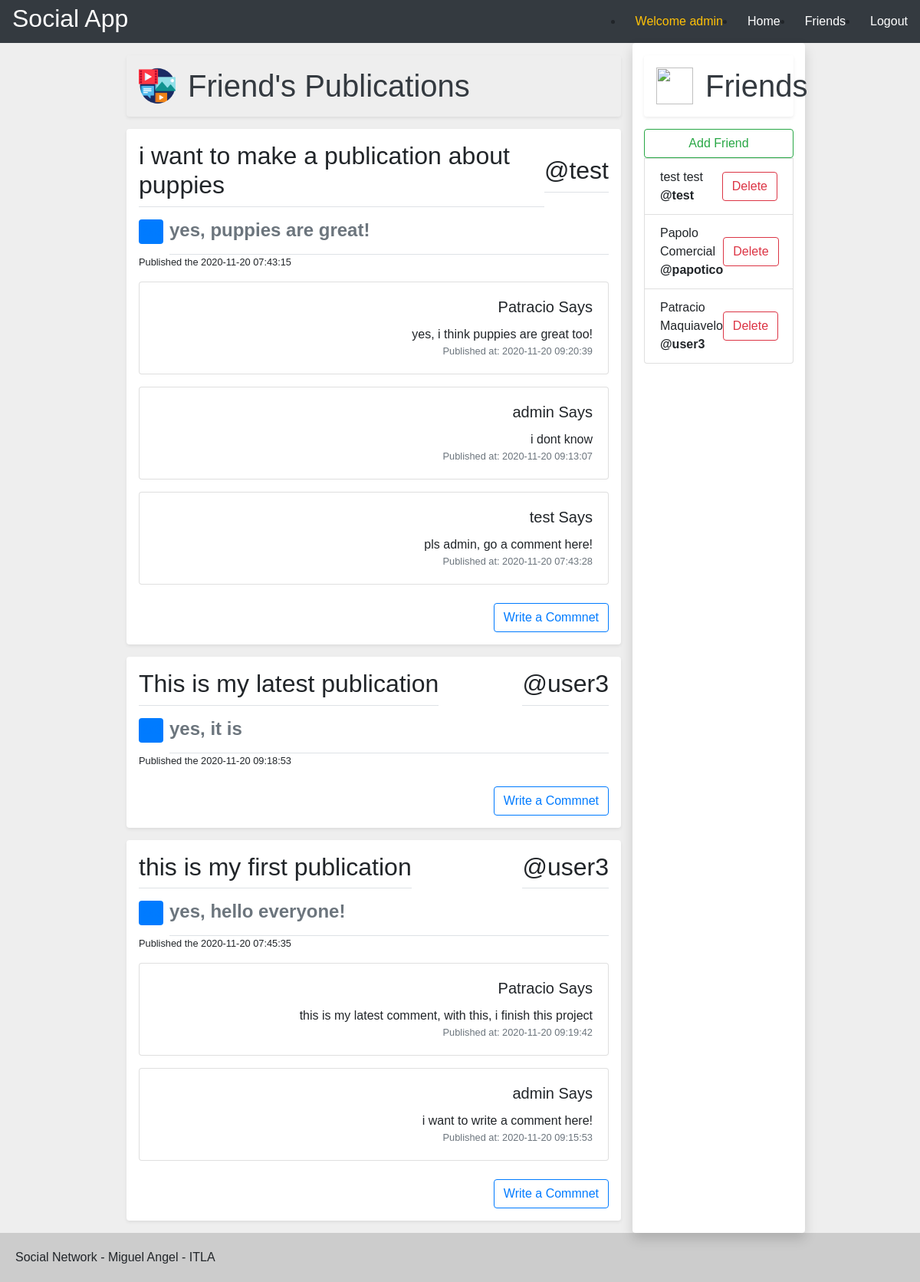
/friends (signed in), run on the app's committed database.
### tables this page shows
CREATE TABLE `publication` (
  `id` int(11) NOT NULL,
  `owner` int(11) DEFAULT NULL,
  `title` varchar(200) DEFAULT NULL,
  `body` text DEFAULT NULL,
  `date` timestamp NULL DEFAULT NULL
);

CREATE TABLE `comment` (
  `id` int(11) NOT NULL,
  `owner` int(11) DEFAULT NULL,
  `publication` int(11) DEFAULT NULL,
  `body` text DEFAULT NULL,
  `date` timestamp NULL DEFAULT NULL
);

CREATE TABLE `user` (
  `id` int(11) NOT NULL,
  `username` varchar(200) DEFAULT NULL,
  `password` varchar(200) DEFAULT NULL,
  `firstname` varchar(200) DEFAULT NULL,
  `lastname` varchar(200) DEFAULT NULL,
  `email` varchar(200) DEFAULT NULL,
  `phone` varchar(200) DEFAULT NULL
);

### libs/view.php (called while the page is built, shortened)
<?php
class View{
    function render($name){
        require 'views/' . $name . '.php';
    }
}
?>

### index.php (called while the page is built, shortened)
<?php
require_once 'libs/database.php';
require_once 'libs/repository.php';
require_once 'repositories/publicationRepository.php';
require_once 'repositories/commentRepository.php';
require_once 'repositories/friendRepository.php';
require_once 'libs/auth.php';
require_once 'libs/controller.php';
require_once 'libs/view.php';
require_once 'libs/app.php';
$app = new App();
?>

### libs/repository.php (called while the page is built, shortened)
<?php
class Repository implements IRepository
{
    public $db;
    public $table;
    function __construct($table)
    {
        $this->db = new Database();
        $this->table = $table;
    }
    function GetById($id)
    {
        $entity = new $this->table;
        $stmt = $this->db->conn->prepare("SELECT * FROM " . $this->table . " WHERE id = ?");
        $stmt->bind_param("i", $id);
        $stmt->execute();
        $rs = $stmt->get_result();
        if ($rs->num_rows === 0) {
            return null;
        } else {
            while ($row = $rs->fetch_assoc()) {
                $entity = new $this->table;
                $entity->set($row);
            }
        }
        return $entity;
    }
}

### libs/database.php (called while the page is built, shortened)
<?php
class Database
{
    function __construct()
    {
        $this->host = constant('HOST');
        $this->db = constant('DB');
        $this->user = constant('USER');
        $this->password = constant('PASSWORD');
        $this->conn = new mysqli($this->host,$this->user,$this->password,$this->db);
    }
}

### repositories/publicationRepository.php (called while the page is built, shortened)
<?php
class PublicationRepository extends Repository
{
    function GetByOwner($owner)
    {
        $list = array();
        $stmt = $this->db->conn->prepare("SELECT * FROM " .$this->table. " WHERE owner = ? ORDER BY date DESC");
        $stmt->bind_param("i", $owner);
        $stmt->execute();
        $rs = $stmt->get_result();
        if ($rs->num_rows === 0) {
            return $list;
        } else {
            while ($row = $rs->fetch_assoc()) {
                $entity = new $this->table;
                $entity->set($row);
                array_push($list, $entity);
            }
        }
        return $list;
    }
}

### libs/controller.php (called while the page is built, shortened)
<?php
class Controller{
    function loadModel($model){
        $url = 'models/' . $model . 'model.php';
    }
}
?>

### libs/auth.php (called while the page is built, shortened)
<?php
class Auth
{
    function checkAuthentication()
    {
        if (isset($_SESSION['user'])) {
            if ($_SESSION['user'] == null) {
                $_SESSION['messageAuth'] = "You must Login first";
                return false;
            } else {
                return true;
            }
        } else {
            $_SESSION['messageAuth'] = "You must Login first";
            return false;
        }
    }
    function retrieveUser()
    {
        if ($this->checkAuthentication()) {
            return json_decode($_SESSION['user']);
        } else {
            $user = new User();
            $user->initializeData(0, "", "", "", "", "", "");
            return $user;
        }
    }
}

### repositories/friendRepository.php (called while the page is built, shortened)
<?php
class FriendRepository extends Repository
{
    function GetByUserOne($userOne)
    {
        $list = array();
        $stmt = $this->db->conn->prepare("SELECT * FROM " . $this->table . " WHERE userOne = ?");
        $stmt->bind_param("i", $userOne);
        $stmt->execute();
        $rs = $stmt->get_result();
        if ($rs->num_rows === 0) {
            return $list;
        } else {
            while ($row = $rs->fetch_assoc()) {
                $entity = new $this->table;
                $entity->set($row);
                array_push($list, $entity);
            }
        }
        return $list;
    }
}

### repositories/commentRepository.php (called while the page is built, shortened)
<?php
class CommentRepository extends Repository
{
    function GetByPublication($publication)
    {
        $list = array();
        $stmt = $this->db->conn->prepare("SELECT * FROM " .$this->table. " WHERE publication = ? ORDER BY date DESC");
        $stmt->bind_param("i", $publication);
        $stmt->execute();
        $rs = $stmt->get_result();
        if ($rs->num_rows === 0) {
            return $list;
        } else {
            while ($row = $rs->fetch_assoc()) {
                $entity = new $this->table;
                $entity->set($row);
                array_push($list, $entity);
            }
        }
        return $list;
    }
}

### views/friends/index.php (the view, shortened to what this page needs)
<html lang="en">
<head>
    <link rel="stylesheet" href="<?php echo constant('URL'); ?>public/css/bootstrap.min.css" type="text/css">
    <link rel="stylesheet" href="<?php echo constant('URL'); ?>public/css/login.css" type="text/css">
    <link rel="stylesheet" href="<?php echo constant('URL'); ?>public/css/default.css" type="text/css">
</head>
<body class="">
    <?php require 'views/layouts/header.php' ?>
    <div class="w-75 m-auto row">
        <main class="col-md-9">
            <div class="d-flex align-items-center justify-content-between p-3 my-3 text-white-50 bg-purple rounded shadow-sm">
                <div class="d-flex align-items-center">
                    <img class="mr-3" src="<?php echo constant('URL'); ?>public/images/publications.png" alt="" width="48" height="48">
                    <div class="lh-100">
                        <h1 class="mb-0 text-dark lh-100">Friend's Publications</h6>
                    </div>
                </div>
            </div>
            <?php if (count($this->publicationList) > 0) : ?>
                <?php foreach ($this->publicationList as $key => $publication) : ?>
                    <div class="my-3 p-3 bg-white rounded shadow-sm">
                        <div class="">
                            <div class="d-flex align-items-center justify-content-between">
                                <h2 class="border-bottom border-gray pb-2 mb-0"><?php echo $publication->title ?></h2>
                                <div class="d-flex justtify-content-end">
                                    <h2 class="border-bottom border-gray pb-2 mb-0">@<?php echo $this->repo->GetById($publication->owner)->username; ?></h2>
                                </div>
                            </div>
                            <div class="media text-muted pt-3">
                                <svg class="bd-placeholder-img mr-2 rounded" width="32" height="32" xmlns="http://www.w3.org/2000/svg" preserveAspectRatio="xMidYMid slice" focusable="false" role="img" aria-label="Placeholder: 32x32">
                                    <rect width="100%" height="100%" fill="#007bff"></rect><text x="50%" y="50%" fill="#007bff" dy=".3em">32x32</text>
                                </svg>
                                <h4 class="media-body pb-3 mb-0 lh-125 border-bottom border-gray">
                                    <strong class="d-block text-gray-dark">
                                        <?php echo $publication->body ?>
                                </h4>
                            </div>
                            <div class="d-flex justify-content-between align-items-center">
                                <div class="d-flex justify-content-start">
                                    <small>
                                        Published the <?php echo $publication->date ?>
                                    </small>
                                </div>
                            </div>
                            <?php foreach (array_filter($this->commentList, function ($comment) use (&$publication) {
                                return $comment->publication === $publication->id;
                            }) as $key => $comment) : ?>
                                <div class="card text-right mt-3">
                                    <div class="card-body">
                                        <h5 class="card-title"><?php echo $this->repo->GetById((int) $comment->owner)->firstname; ?> Says</h5>
                                        <p class="card-text m-0 p-0"><?php echo $comment->body ?></p>
                                        <small class="card-subtitle text-muted m-0 p-0">Published at: <?php echo $comment->date ?></small>
                                    </div>
                                </div>
                            <?php endforeach; ?>
                            <div>
                                <div class="mt-4 d-block text-right">
                                    <button type="submit" class="btn btn-outline-primary writeCommentButton">Write a Commnet</button>
                                </div>
                            </div>
                        </div>
                    </div>
                <?php endforeach; ?>
            <?php endif; ?>
        </main>
        <aside class="col-md-3 shadow bg-white rounded" id="aside">
            <div class="d-flex align-items-center p-3 my-3 text-white-50 bg-purple rounded shadow-sm">
                <img class="mr-3" src="<?php echo constant('URL'); ?>public/images/friends.png" alt="" width="48" height="48">
                <div class="lh-100">
                    <h1 class="mb-0 text-dark lh-100">Friends</h6>
                </div>
            </div>
            <ul class="list-group mb-3">
                <button type="button" class="btn btn-outline-success btn-small" data-toggle="modal" data-target="#staticBackdrop">Add Friend</button>
                <?php foreach ($this->friendList as $key => $friend) : ?>
                    <li class="list-group-item d-flex justify-content-between align-items-center">
                        <div class=""><?php echo $friend->firstname . " " . $friend->lastname . "  <strong>@" . $friend->username . "</strong>"; ?></div>
                        <div class="d-flex justify-content-end">
                            <a href="<?php echo constant('URL') . '/friends/deleteFriend?id=' . $friend->id; ?>" type="button" class="btn btn-outline-danger btn-small">Delete</a>
                        </div>
                    </li>
                <?php endforeach; ?>
            </ul>
        </aside>
    </div>
    <?php require 'views/layouts/footer.php' ?>
</body>
</html>

### public/css/login.css (style rules this page uses)
body { background-color: #f5f5f5; }
.bd-placeholder-img { font-size: 1.125rem; text-anchor: middle; -webkit-user-select: none; -moz-user-select: none; -ms-user-select: none; user-select: none; }

### public/css/default.css (style rules this page uses)
* { padding: 0; margin: 0; }
body { font-family: Arial, Helvetica, sans-serif; background-color: #eee; display: flex; flex-direction: column; justify-content: space-between; min-height: 100vh; }

### data on the page
publication: title "i want to make a publication about puppies", username "test", body "yes, puppies are great!", date "2020-11-20 07:43:15"
comment: firstname "Patracio", body "yes, i think puppies are great too!", date "2020-11-20 09:20:39"
comment: owner.firstname "admin", body "i dont know", date "2020-11-20 09:13:07"
comment: firstname "test", body "pls admin, go a comment here!", date "2020-11-20 07:43:28"
publication: title "This is my latest publication", username "user3", body "yes, it is", date "2020-11-20 09:18:53"
publication: title "this is my first publication", username "user3", body "yes, hello everyone!", date "2020-11-20 07:45:35"
comment: firstname "Patracio", body "this is my latest comment, with this, i finish this project", date "2020-11-20 09:19:42"
comment: firstname "admin", body "i want to write a comment here!", date "2020-11-20 09:15:53"
user: firstname "test", lastname "test", username "test"
user: firstname "Papolo", lastname "Comercial", username "papotico"
user: firstname "Patracio", lastname "Maquiavelo", username "user3"

### other printed values
$auth->retrieveUser()->firstname "admin"
